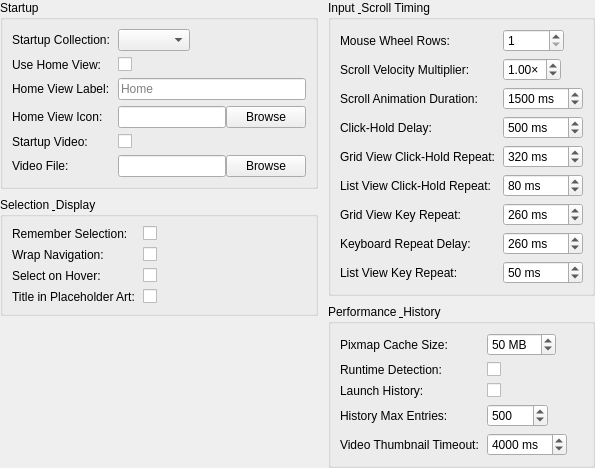
<?xml version="1.0" encoding="UTF-8"?>
<ui version="4.0">
 <class>GeneralSettingsPanel</class>
 <widget class="QWidget" name="GeneralSettingsPanel">
  <layout class="QHBoxLayout" name="rootLayout">
   <property name="leftMargin"><number>0</number></property>
   <property name="topMargin"><number>0</number></property>
   <property name="rightMargin"><number>0</number></property>
   <property name="bottomMargin"><number>0</number></property>
   <property name="spacing"><number>10</number></property>
   <item>
    <layout class="QVBoxLayout" name="leftColumnLayout">
     <property name="spacing"><number>8</number></property>
     <item>
      <widget class="QGroupBox" name="startupGroupBox">
       <property name="title"><string>Startup</string></property>
       <layout class="QFormLayout" name="startupFormLayout">
        <property name="horizontalSpacing"><number>8</number></property>
        <property name="verticalSpacing"><number>6</number></property>
        <property name="fieldGrowthPolicy"><enum>QFormLayout::FieldGrowthPolicy::ExpandingFieldsGrow</enum></property>
        <item row="0" column="0"><widget class="QLabel" name="startupCollectionLabel"><property name="text"><string>Startup Collection:</string></property></widget></item>
        <item row="0" column="1"><widget class="QComboBox" name="startupCollectionComboBox"><property name="minimumWidth"><number>180</number></property><property name="toolTip"><string>Collection to open on startup. &quot;(Default)&quot; opens the first root collection.</string></property></widget></item>
        <item row="1" column="0"><widget class="QLabel" name="useHomeViewLabel"><property name="text"><string>Use Home View:</string></property></widget></item>
        <item row="1" column="1"><widget class="QCheckBox" name="useHomeViewCheckBox"><property name="toolTip"><string>Open a synthetic Home view at startup that shows one tile per root collection. Overrides Startup Collection when no specific collection is selected. Back from any root-level collection returns here.</string></property></widget></item>
        <item row="2" column="0"><widget class="QLabel" name="homeViewLabelLabel"><property name="text"><string>Home View Label:</string></property></widget></item>
        <item row="2" column="1"><widget class="QLineEdit" name="homeViewLabelLineEdit"><property name="toolTip"><string>Title shown at the top of the synthetic Home view and as the toolbar Home button's tooltip. Empty falls back to &quot;Home&quot;.</string></property><property name="placeholderText"><string>Home</string></property></widget></item>
        <item row="3" column="0"><widget class="QLabel" name="homeViewIconLabel"><property name="text"><string>Home View Icon:</string></property></widget></item>
        <item row="3" column="1">
         <layout class="QHBoxLayout" name="homeViewIconLayout">
          <item><widget class="QLineEdit" name="homeViewIconLineEdit"><property name="toolTip"><string>Absolute path to a custom icon for the toolbar Home button. Empty falls back to the themed go-home icon.</string></property></widget></item>
          <item><widget class="QPushButton" name="browseHomeViewIconButton"><property name="text"><string>Browse</string></property></widget></item>
         </layout>
        </item>
        <item row="4" column="0"><widget class="QLabel" name="startupVideoEnabledLabel"><property name="text"><string>Startup Video:</string></property></widget></item>
        <item row="4" column="1"><widget class="QCheckBox" name="startupVideoEnabledCheckBox"><property name="toolTip"><string>Play a configurable video on application launch. Skippable via any key or click.</string></property></widget></item>
        <item row="5" column="0"><widget class="QLabel" name="startupVideoPathLabel"><property name="text"><string>Video File:</string></property></widget></item>
        <item row="5" column="1">
         <layout class="QHBoxLayout" name="startupVideoPathLayout">
          <item><widget class="QLineEdit" name="startupVideoPathLineEdit"><property name="toolTip"><string>Absolute path to the video file played on launch (e.g. .mp4, .webm). Empty disables the feature regardless of the checkbox above.</string></property></widget></item>
          <item><widget class="QPushButton" name="browseStartupVideoButton"><property name="text"><string>Browse</string></property></widget></item>
         </layout>
        </item>
       </layout>
      </widget>
     </item>
     <item>
      <widget class="QGroupBox" name="selectionGroupBox">
       <property name="title"><string>Selection &amp; Display</string></property>
       <layout class="QFormLayout" name="selectionFormLayout">
        <property name="horizontalSpacing"><number>8</number></property>
        <property name="verticalSpacing"><number>6</number></property>
        <property name="fieldGrowthPolicy"><enum>QFormLayout::FieldGrowthPolicy::ExpandingFieldsGrow</enum></property>
        <item row="0" column="0"><widget class="QLabel" name="rememberSelectionLabel"><property name="text"><string>Remember Selection:</string></property></widget></item>
        <item row="0" column="1"><widget class="QCheckBox" name="rememberSelectionCheckBox"><property name="toolTip"><string>Remember the last selected item when returning to a collection</string></property></widget></item>
        <item row="1" column="0"><widget class="QLabel" name="wrapNavigationLabel"><property name="text"><string>Wrap Navigation:</string></property></widget></item>
        <item row="1" column="1"><widget class="QCheckBox" name="wrapNavigationCheckBox"><property name="toolTip"><string>When navigating with arrow keys, wrap at edges</string></property></widget></item>
        <item row="2" column="0"><widget class="QLabel" name="selectItemOnHoverLabel"><property name="text"><string>Select on Hover:</string></property></widget></item>
        <item row="2" column="1"><widget class="QCheckBox" name="selectItemOnHoverCheckBox"><property name="toolTip"><string>Move selection to the visible item under the mouse pointer without clicking</string></property></widget></item>
        <item row="3" column="0"><widget class="QLabel" name="showTitleInPlaceholderLabel"><property name="text"><string>Title in Placeholder Art:</string></property></widget></item>
        <item row="3" column="1"><widget class="QCheckBox" name="showTitleInPlaceholderCheckBox"><property name="toolTip"><string>Draw the item title on top of placeholder art (the hatched pattern or any user-supplied placeholder image) when no real artwork exists for the item.</string></property></widget></item>
       </layout>
      </widget>
     </item>
     <item>
      <spacer name="leftColumnSpacer">
       <property name="orientation"><enum>Qt::Orientation::Vertical</enum></property>
       <property name="sizeHint" stdset="0"><size><width>0</width><height>0</height></size></property>
      </spacer>
     </item>
    </layout>
   </item>
   <item>
    <layout class="QVBoxLayout" name="rightColumnLayout">
     <property name="spacing"><number>8</number></property>
     <item>
      <widget class="QGroupBox" name="inputTimingGroupBox">
       <property name="title"><string>Input &amp; Scroll Timing</string></property>
       <layout class="QFormLayout" name="inputTimingFormLayout">
        <property name="horizontalSpacing"><number>8</number></property>
        <property name="verticalSpacing"><number>6</number></property>
        <property name="fieldGrowthPolicy"><enum>QFormLayout::FieldGrowthPolicy::ExpandingFieldsGrow</enum></property>
        <item row="0" column="0"><widget class="QLabel" name="mouseWheelSpeedLabel"><property name="text"><string>Mouse Wheel Rows:</string></property></widget></item>
        <item row="0" column="1"><widget class="QSpinBox" name="mouseWheelSpeedSpinBox"><property name="minimumWidth"><number>110</number></property><property name="toolTip"><string>Number of rows to scroll per mouse wheel step</string></property><property name="minimum"><number>1</number></property><property name="maximum"><number>99999</number></property><property name="value"><number>1</number></property></widget></item>
        <item row="1" column="0"><widget class="QLabel" name="scrollVelocityMultiplierLabel"><property name="text"><string>Scroll Velocity Multiplier:</string></property></widget></item>
        <item row="1" column="1"><widget class="QDoubleSpinBox" name="scrollVelocityMultiplierSpinBox"><property name="minimumWidth"><number>110</number></property><property name="toolTip"><string>Multiplier applied to mouse wheel rows and held-arrow key-repeat cadence. 1.0× = unchanged.</string></property><property name="suffix"><string>×</string></property><property name="decimals"><number>2</number></property><property name="singleStep"><double>0.25</double></property><property name="minimum"><double>0.25</double></property><property name="maximum"><double>5.00</double></property><property name="value"><double>1.00</double></property></widget></item>
        <item row="2" column="0"><widget class="QLabel" name="scrollAnimationSpeedLabel"><property name="text"><string>Scroll Animation Duration:</string></property></widget></item>
        <item row="2" column="1"><widget class="QSpinBox" name="scrollAnimationSpeedSpinBox"><property name="minimumWidth"><number>110</number></property><property name="toolTip"><string>Duration of smooth scroll animations when centering selection (milliseconds)</string></property><property name="suffix"><string> ms</string></property><property name="minimum"><number>1</number></property><property name="maximum"><number>99999</number></property><property name="value"><number>1500</number></property></widget></item>
        <item row="3" column="0"><widget class="QLabel" name="clickHoldDelayLabel"><property name="text"><string>Click-Hold Delay:</string></property></widget></item>
        <item row="3" column="1"><widget class="QSpinBox" name="clickHoldDelaySpinBox"><property name="minimumWidth"><number>110</number></property><property name="toolTip"><string>Delay before click-hold scroll mode activates (milliseconds)</string></property><property name="suffix"><string> ms</string></property><property name="minimum"><number>1</number></property><property name="maximum"><number>99999</number></property><property name="value"><number>500</number></property></widget></item>
        <item row="4" column="0"><widget class="QLabel" name="clickHoldRepeatIntervalLabel"><property name="text"><string>Grid View Click-Hold Repeat:</string></property></widget></item>
        <item row="4" column="1"><widget class="QSpinBox" name="clickHoldRepeatIntervalSpinBox"><property name="minimumWidth"><number>110</number></property><property name="toolTip"><string>Interval between steps during click-hold scrolling in grid view (milliseconds)</string></property><property name="suffix"><string> ms</string></property><property name="minimum"><number>1</number></property><property name="maximum"><number>99999</number></property><property name="value"><number>320</number></property></widget></item>
        <item row="5" column="0"><widget class="QLabel" name="listClickHoldRepeatLabel"><property name="text"><string>List View Click-Hold Repeat:</string></property></widget></item>
        <item row="5" column="1"><widget class="QSpinBox" name="listClickHoldRepeatSpinBox"><property name="minimumWidth"><number>110</number></property><property name="toolTip"><string>Interval between steps during click-hold scrolling in list view (milliseconds)</string></property><property name="suffix"><string> ms</string></property><property name="minimum"><number>1</number></property><property name="maximum"><number>99999</number></property><property name="value"><number>80</number></property></widget></item>
        <item row="6" column="0"><widget class="QLabel" name="keyboardSpeedLabel"><property name="text"><string>Grid View Key Repeat:</string></property></widget></item>
        <item row="6" column="1"><widget class="QSpinBox" name="keyboardSpeedSpinBox"><property name="minimumWidth"><number>110</number></property><property name="toolTip"><string>Interval between arrow key repeats when holding keys in grid view (milliseconds)</string></property><property name="suffix"><string> ms</string></property><property name="minimum"><number>1</number></property><property name="maximum"><number>99999</number></property><property name="value"><number>260</number></property></widget></item>
        <item row="7" column="0"><widget class="QLabel" name="keyboardRepeatDelayLabel"><property name="text"><string>Keyboard Repeat Delay:</string></property></widget></item>
        <item row="7" column="1"><widget class="QSpinBox" name="keyboardRepeatDelaySpinBox"><property name="minimumWidth"><number>110</number></property><property name="toolTip"><string>Initial delay before keyboard repeat starts (milliseconds)</string></property><property name="suffix"><string> ms</string></property><property name="minimum"><number>1</number></property><property name="maximum"><number>99999</number></property><property name="value"><number>260</number></property></widget></item>
        <item row="8" column="0"><widget class="QLabel" name="listKeyboardRepeatLabel"><property name="text"><string>List View Key Repeat:</string></property></widget></item>
        <item row="8" column="1"><widget class="QSpinBox" name="listKeyboardRepeatSpinBox"><property name="minimumWidth"><number>110</number></property><property name="toolTip"><string>Interval between arrow key repeats when holding keys in list view (milliseconds)</string></property><property name="suffix"><string> ms</string></property><property name="minimum"><number>1</number></property><property name="maximum"><number>99999</number></property><property name="value"><number>50</number></property></widget></item>
       </layout>
      </widget>
     </item>
     <item>
      <widget class="QGroupBox" name="performanceHistoryGroupBox">
       <property name="title"><string>Performance &amp; History</string></property>
       <layout class="QFormLayout" name="performanceHistoryFormLayout">
        <property name="horizontalSpacing"><number>8</number></property>
        <property name="verticalSpacing"><number>6</number></property>
        <property name="fieldGrowthPolicy"><enum>QFormLayout::FieldGrowthPolicy::ExpandingFieldsGrow</enum></property>
        <item row="0" column="0"><widget class="QLabel" name="pixmapCacheLabel"><property name="text"><string>Pixmap Cache Size:</string></property></widget></item>
        <item row="0" column="1"><widget class="QSpinBox" name="pixmapCacheSpinBox"><property name="minimumWidth"><number>110</number></property><property name="toolTip"><string>Memory allocated for caching artwork images (10-500 MB). Larger values improve scrolling performance.</string></property><property name="minimum"><number>10</number></property><property name="maximum"><number>500</number></property><property name="singleStep"><number>10</number></property><property name="value"><number>50</number></property><property name="suffix"><string> MB</string></property></widget></item>
        <item row="1" column="0"><widget class="QLabel" name="runtimeDetectionLabel"><property name="text"><string>Runtime Detection:</string></property></widget></item>
        <item row="1" column="1"><widget class="QCheckBox" name="runtimeDetectionCheckBox"><property name="toolTip"><string>Track launched items so Kartend hides behind a &quot;Now Playing&quot; overlay while running and returns automatically when the program closes</string></property></widget></item>
        <item row="2" column="0"><widget class="QLabel" name="historyEnabledLabel"><property name="text"><string>Launch History:</string></property></widget></item>
        <item row="2" column="1"><widget class="QCheckBox" name="historyEnabledCheckBox"><property name="toolTip"><string>Record a chronological log of every successful launch. Disabling stops new entries; existing entries remain until cleared from the Statistics dialog.</string></property></widget></item>
        <item row="3" column="0"><widget class="QLabel" name="historyMaxEntriesLabel"><property name="text"><string>History Max Entries:</string></property></widget></item>
        <item row="3" column="1"><widget class="QSpinBox" name="historyMaxEntriesSpinBox"><property name="minimumWidth"><number>110</number></property><property name="toolTip"><string>After each launch, oldest entries above this count are deleted. Range: 10–50000.</string></property><property name="minimum"><number>10</number></property><property name="maximum"><number>50000</number></property><property name="singleStep"><number>50</number></property><property name="value"><number>500</number></property></widget></item>
        <item row="4" column="0"><widget class="QLabel" name="videoThumbnailTimeoutLabel"><property name="text"><string>Video Thumbnail Timeout:</string></property></widget></item>
        <item row="4" column="1"><widget class="QSpinBox" name="videoThumbnailTimeoutSpinBox"><property name="minimumWidth"><number>110</number></property><property name="toolTip"><string>How long to wait for a single video thumbnail to decode before giving up. Increase on slow systems where legitimate videos miss the default 4s window. Range: 1000–30000 ms.</string></property><property name="minimum"><number>1000</number></property><property name="maximum"><number>30000</number></property><property name="singleStep"><number>500</number></property><property name="value"><number>4000</number></property><property name="suffix"><string> ms</string></property></widget></item>
       </layout>
      </widget>
     </item>
     <item>
      <spacer name="rightColumnSpacer">
       <property name="orientation"><enum>Qt::Orientation::Vertical</enum></property>
       <property name="sizeHint" stdset="0"><size><width>0</width><height>0</height></size></property>
      </spacer>
     </item>
    </layout>
   </item>
  </layout>
 </widget>
 <resources/>
 <connections/>
</ui>
